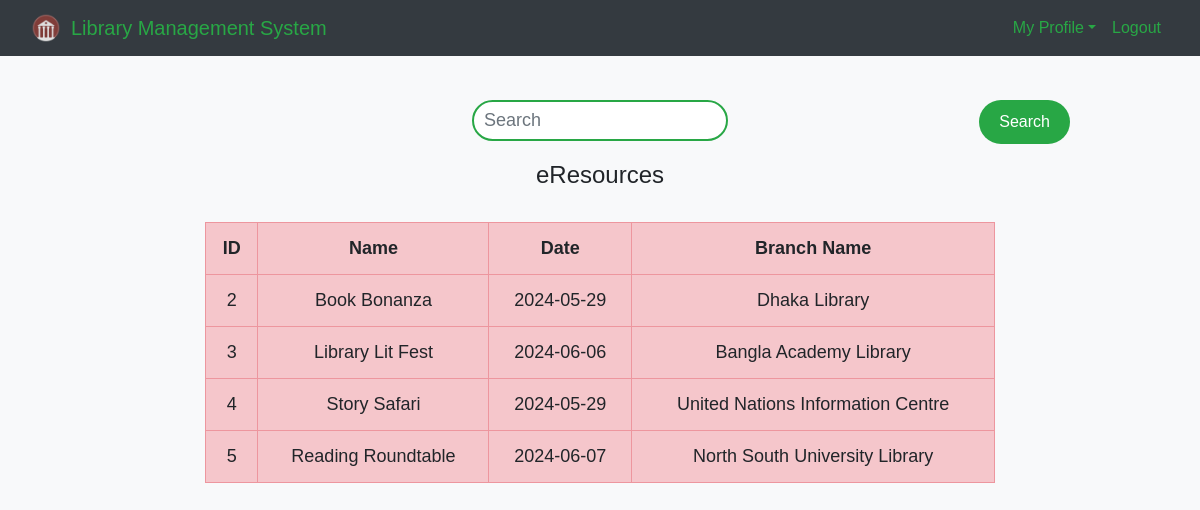
Screenshot of /view_event.php with the database file from the repository.
### tables this page shows
CREATE TABLE `library_events` (
  `event_id` int(11) NOT NULL,
  `ename` varchar(50) DEFAULT NULL,
  `branch_id` int(11) DEFAULT NULL,
  `date` date NOT NULL,
  `location` varchar(150) NOT NULL
);

CREATE TABLE `library_branches` (
  `branch_id` int(11) NOT NULL,
  `branch_name` varchar(50) DEFAULT NULL,
  `address` varchar(50) DEFAULT NULL,
  `contact_info` int(11) DEFAULT NULL
);

### view_event.php (the view, shortened to what this page needs)
<?php
$connection = mysqli_connect("localhost", "root", "");
if (isset($_POST['submit2']) && !empty($_POST['search'])) {
    $search = mysqli_real_escape_string($connection, $_POST['search']);
    $query = "SELECT * FROM library_events LEFT JOIN library_branches on library_events.branch_id=library_branches.branch_id
              WHERE ename LIKE '%$search%'
              OR type LIKE '%$search%' ";
} else {
    $query = "SELECT * FROM library_events LEFT JOIN library_branches on library_events.branch_id=library_branches.branch_id;";
}
?>
<!DOCTYPE html>
<html>
<head>
    <link rel="stylesheet" type="text/css" href="bootstrap-4.4.1/css/bootstrap.min.css">
</head>
<body>
<nav class="navbar navbar-expand-lg navbar-light bg-dark">
    <div class="container-fluid">
        <a class="navbar-brand text-success" href="../librarians_dashboard.php"><img class="logo" src="../logo.png" alt="Library Logo">Library Management System</a>
        <ul class="nav navbar-nav navbar-right">
            <li class="nav-item dropdown navbar-dark bg-company-red">
                <a class="nav-link dropdown-toggle text-success" data-toggle="dropdown">My Profile</a>
            </li>
            <li class="nav-item">
                <a class="nav-link text-success" href="../logout.php">Logout</a>
            </li>
        </ul>
    </div>
</nav><br>
<div class="search-bar">
    <form method="post" name="form1" class="d-flex">
        <input class="form-control" type="search" placeholder="Search" name="search">
        <button class="btn btn-outline-danger" name="submit2" type="submit">Search</button>
    </form>
</div>
<center>
    <h4>eResources</h4><br>
</center>
<div class="row">
    <div class="col-md-2"></div>
    <div class="col-md-8">
        <form>
            <table class="table table-bordered table-danger table-hover">
                <tr>
                    <th>ID</th>
                    <th>Name</th>
                    <th>Date</th>
                    <th>Branch Name</th>
                </tr>
                <?php
                $query_run = mysqli_query($connection, $query);
                if ($query_run) {
                    while ($row = mysqli_fetch_assoc($query_run)) {
                         $event_id=$row['event_id'];
                        $ename= $row['ename'];
                        $date = $row['date'];
                        $branch_name = $row['branch_name'];
                ?>
                        <tr class="animate-slidein">
                            <td><?php echo $event_id; ?></td>
                            <td><?php echo $ename; ?></td>
                            <td><?php echo $date; ?></td>
                            <td><?php echo $branch_name; ?></td>
                        </tr>
                <?php
                    }
                } else {
                    echo "<tr><td colspan='4'>No records found</td></tr>";
                }
                ?>
            </table>
        </form>
    </div>
    <div class="col-md-2"></div>
</div>
</body>
</html>

### view_event.php (style rules this page uses)
body { font-family: Arial, sans-serif; background-color: #f8f9fa; }
.navbar-brand img { height: 30px; }
.logo { margin-right: 10px; }
.navbar-brand { display: flex; align-items: center; color: #28a745 !important; }
.nav-link { color: #28a745 !important; }
.table th, .table td { font-size: 18px; vertical-align: middle; text-align: center; }
.animate-slidein { animation: slidein 1s ease-in-out; }
.search-bar { position: relative; display: flex; justify-content: center; margin: 20px 0; }
.search-bar input { padding: 10px; font-size: 18px; border: 2px solid #28a745; border-radius: 50px; transition: all 0.3s ease-in-out; }
.search-bar button { position: absolute; right: calc(15% - 50px); background-color: #28a745; color: white; border: none; padding: 10px 20px; border-radius: 50px; cursor: pointer; transition: background-color 0.3s ease-in-out; }

### rows the page displays
library_events: event_id "2", ename "Book Bonanza", date "2024-05-29", branch.branch_name "Dhaka Library"
library_events: event_id "3", ename "Library Lit Fest", date "2024-06-06", branch.branch_name "Bangla Academy Library"
library_events: event_id "4", ename "Story Safari", date "2024-05-29", branch.branch_name "United Nations Information Centre"
library_events: event_id "5", ename "Reading Roundtable", date "2024-06-07", branch.branch_name "North South University Library"
